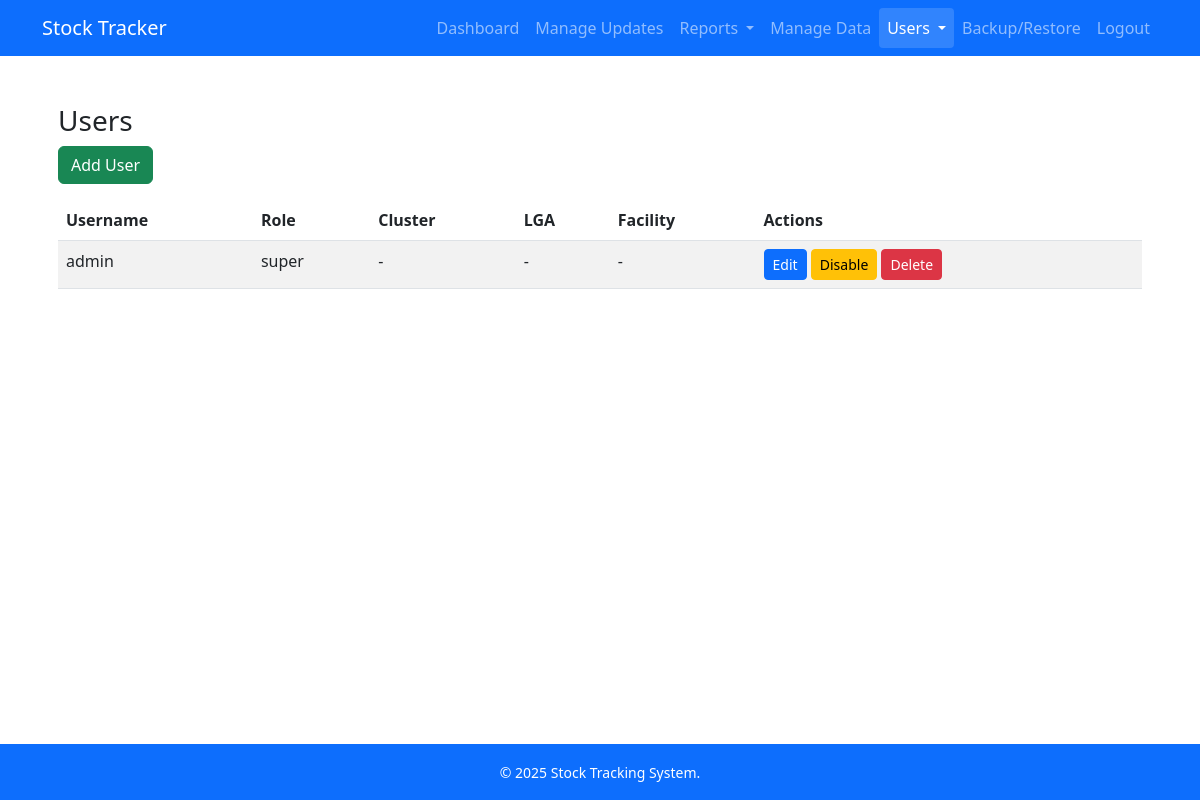
The page /auth/users (signed in) on the database as committed earlier.
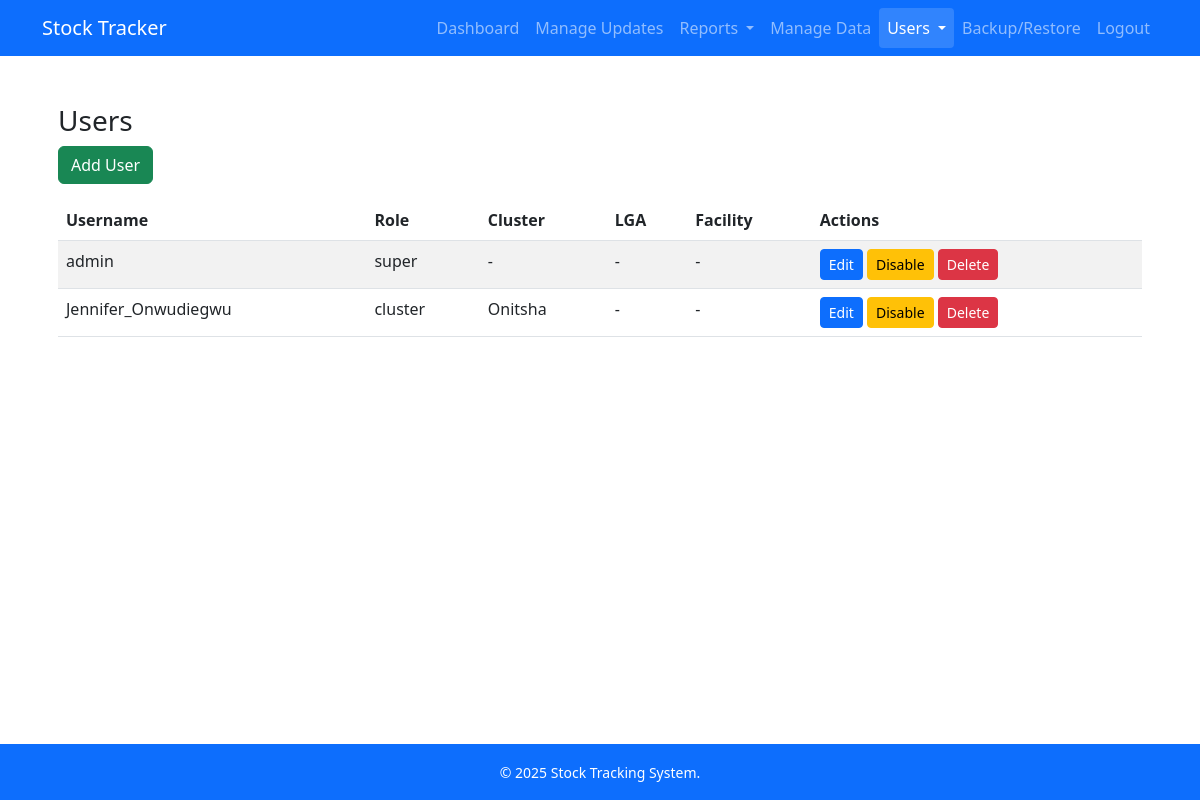
The same page on the database as committed later.
### models.py (models this page shows, shortened)
class User(db.Model, UserMixin):
    id = db.Column(db.Integer, primary_key=True)
    username = db.Column(db.String(64), unique=True, nullable=False)
    password_hash = db.Column(db.String(128), nullable=False)
    role = db.Column(db.String(20), nullable=False, default='facility')
    cluster_id = db.Column(db.Integer, db.ForeignKey('cluster.id'), nullable=True)
    lga_id = db.Column(db.Integer, db.ForeignKey('lga.id'), nullable=True)
    facility_id = db.Column(db.Integer, db.ForeignKey('facility.id'), nullable=True)
    active = db.Column(db.Boolean, default=True)
    cluster = db.relationship('Cluster', backref='users')
    lga = db.relationship('LGA', backref='users')
    facility = db.relationship('Facility', foreign_keys=[facility_id], backref='users')

class Cluster(db.Model):
    id = db.Column(db.Integer, primary_key=True)
    name = db.Column(db.String(100), unique=True, nullable=False)
    lgas = db.relationship('LGA', backref='cluster', lazy=True)

### auth/routes.py (the view)
@auth_bp.route('/users')
@login_required
def list_users():
    if current_user.role != 'super':
        abort(403)
    users = User.query.all()
    return render_template('users.html', users=users)

### app.py (called while the page is built)
@login_manager.user_loader
def load_user(user_id):
    return User.query.get(int(user_id))

### templates/users.html
{% extends "base.html" %}
{% block content %}
<div class="container mt-4">
  <h3>Users</h3>
  <a href="{{ url_for('auth.add_user') }}" class="btn btn-success mb-3">Add User</a>
  <table class="table table-striped">
    <thead>
      <tr>
        <th>Username</th>
        <th>Role</th>
        <th>Cluster</th>
        <th>LGA</th>
        <th>Facility</th>
        <th>Actions</th>
      </tr>
    </thead>
    <tbody>
      {% for u in users %}
      <tr>
        <td>{{ u.username }}</td>
        <td>{{ u.role }}</td>
        <td>{{ u.cluster.name if u.cluster else '-' }}</td>
        <td>{{ u.lga.name if u.lga else '-' }}</td>
        <td>{{ u.facility.name if u.facility else '-' }}</td>
        <td>
          <a href="{{ url_for('auth.edit_user', user_id=u.id) }}" class="btn btn-sm btn-primary">Edit</a>
          {% if u.active %}
            <a href="{{ url_for('auth.toggle_user', user_id=u.id) }}"
               class="btn btn-warning btn-sm">Disable</a>
          {% else %}
            <a href="{{ url_for('auth.toggle_user', user_id=u.id) }}"
               class="btn btn-success btn-sm">Enable</a>
          {% endif %}
          <a href="{{ url_for('auth.delete_user', user_id=u.id) }}"
             class="btn btn-danger btn-sm"
             onclick="return confirm('Are you sure you want to delete this user?')">Delete</a>
        </td>
      </tr>
      {% endfor %}
    </tbody>
  </table>
</div>
{% endblock %}

Rows that differ between the two databases and show on the page:
added User: username "Jennifer_Onwudiegwu", role "cluster", cluster "Onitsha", lga "-", facility "-"
